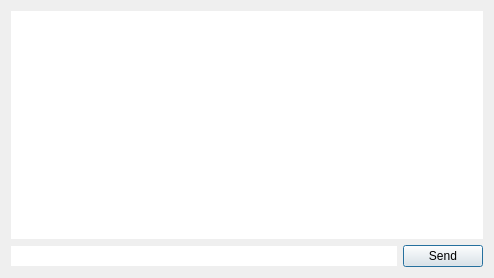
<?xml version="1.0" encoding="UTF-8"?>
<ui version="4.0">
 <class>Dialog</class>
 <widget class="QDialog" name="Dialog">
  <property name="geometry">
   <rect>
    <x>0</x>
    <y>0</y>
    <width>494</width>
    <height>278</height>
   </rect>
  </property>
  <property name="windowTitle">
   <string>PyChat</string>
  </property>
  <layout class="QVBoxLayout" name="verticalLayout">
   <item>
    <widget class="QTextBrowser" name="textBrowser">
     <property name="frameShape">
      <enum>QFrame::NoFrame</enum>
     </property>
     <property name="frameShadow">
      <enum>QFrame::Plain</enum>
     </property>
    </widget>
   </item>
   <item>
    <layout class="QHBoxLayout" name="horizontalLayout">
     <item>
      <widget class="QLineEdit" name="lineEdit">
       <property name="frame">
        <bool>false</bool>
       </property>
      </widget>
     </item>
     <item>
      <widget class="QPushButton" name="sendButton">
       <property name="text">
        <string>Send</string>
       </property>
      </widget>
     </item>
    </layout>
   </item>
  </layout>
 </widget>
 <resources/>
 <connections/>
</ui>
